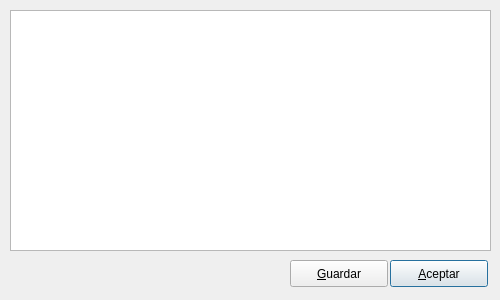
<?xml version="1.0" encoding="UTF-8"?>
<ui version="4.0">
 <class>Info_DIalog</class>
 <widget class="QDialog" name="Info_DIalog">
  <property name="geometry">
   <rect>
    <x>0</x>
    <y>0</y>
    <width>500</width>
    <height>300</height>
   </rect>
  </property>
  <property name="windowTitle">
   <string>Informacion de ejecucion</string>
  </property>
  <widget class="QPushButton" name="btn_accept">
   <property name="geometry">
    <rect>
     <x>390</x>
     <y>260</y>
     <width>98</width>
     <height>27</height>
    </rect>
   </property>
   <property name="text">
    <string>&amp;Aceptar</string>
   </property>
  </widget>
  <widget class="QPlainTextEdit" name="text">
   <property name="geometry">
    <rect>
     <x>10</x>
     <y>10</y>
     <width>481</width>
     <height>241</height>
    </rect>
   </property>
   <property name="readOnly">
    <bool>true</bool>
   </property>
  </widget>
  <widget class="QPushButton" name="btn_save">
   <property name="geometry">
    <rect>
     <x>290</x>
     <y>260</y>
     <width>98</width>
     <height>27</height>
    </rect>
   </property>
   <property name="text">
    <string>&amp;Guardar</string>
   </property>
  </widget>
 </widget>
 <resources/>
 <connections>
  <connection>
   <sender>btn_accept</sender>
   <signal>clicked()</signal>
   <receiver>Info_DIalog</receiver>
   <slot>close()</slot>
   <hints>
    <hint type="sourcelabel">
     <x>338</x>
     <y>273</y>
    </hint>
    <hint type="destinationlabel">
     <x>199</x>
     <y>149</y>
    </hint>
   </hints>
  </connection>
 </connections>
</ui>
